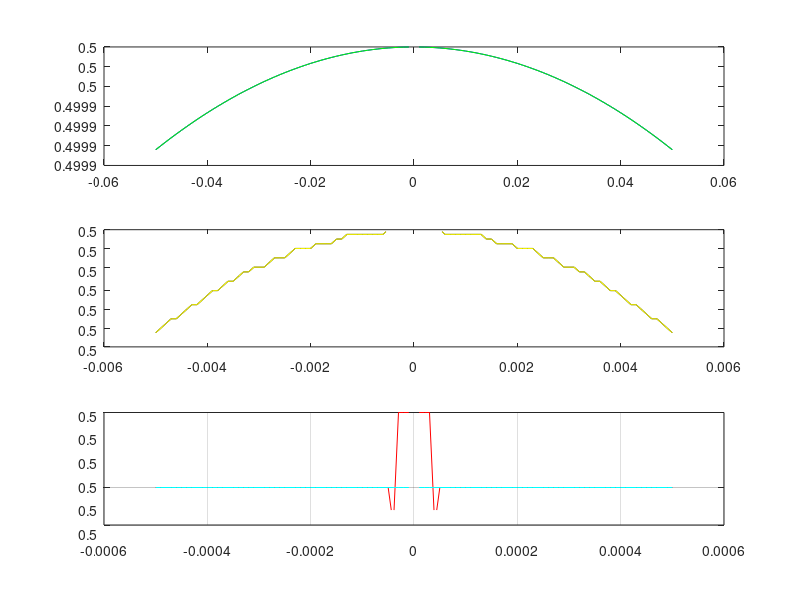

Here is the MATLAB script that generated this plot: (Note: this script raises an error after producing the figure.)
%% Ejercicio 1
clear, clc
% a) Al evaluar la funcion f(x) en las inmediaciones de cero, obtengo que
% en el numerador una resta de numeros muy parecidos (1 - (~1)), donde esta
% resta de numeros muy parecidos produce un corrimiento de la mantiza,  y
% por lo tanto un error por perdida de cifras significativas. Por lo que la
% funcion puede no estar bien representada al evaluarla en proximidades de
% x=0
% b) Para disminuir este error busco redefinir la funcion de manera que no
% ocurran dichas perdidas de cifras significativas, utilizando una funcion
% equivalente a f(x)
% Por ejemplo multiplicar y dividir por el conjudado de 1-cos(x), quedando
% 1-cos(x)^2 = sen(x)^2 quedando la funcion 
% fb(x) = (sin(x))^2/((x).^2.*(1+cos(x))) y de esta
% forma evitaremos los problemas anteriormente mencionados.
f = @(x) (1 - cos(x))./(x.^2);
fb = @(x) ((sin(x)).^2)./((x).^2.*(1+cos(x)));
% C) ploteos en tres intervalor, utiilizar paso h = (b-a)/100 para la
% discretizacion

% defino los intervalos
% x = a : ((b-a)/100) : b
x1 = -5e-2 : 1e-3 : 5e-2;
x2 = -5e-3 : 1e-4 : 5e-3;
x3 = -5e-4 : 1e-5 : 5e-4;

% grafico
subplot(3, 1, 1), plot(x1, f(x1), 'b', x1, fb(x1), 'g'),
subplot(3, 1, 2), plot(x2, f(x2), 'k', x2, fb(x2), 'y'),
subplot(3, 1, 3), plot(x3, f(x3), 'r', x3, fb(x3), 'c'), grid on;

% Rapidamente puedo ver que a medida que me acerco a x=0 la funcion f(x) no
% se representa adecuadamente los valores de la verdadera funcion debido
% a los errores ya mencionados.
% Por el contrario, la funcion redefinida muestra una mejor aproximacion a
% la funcion real por lo que que el error es mas pequeño que la funcion
% original.
%% Ejercicio 2
% Defino las matrices asociadas al SEL Ax = b, la tolerancia y las
% iteraciones maximas
clear, clc
A = [10 -1 1 0 0 0; -1 10 -1 1 0 0; 1 -1 10 -1 1 0; 0 1 -1 10 -1 1; 0 0 1 -1 10 -1; 0 0 0 1 -1 10];
b = [5 5 5 5 5 5];
tol = 1e-9;
ITMAX = 30;

% Tomo un X0

X0 = [1 1 1 1 1 1]';
disp('Metodo de jacobi')
[sol_jacobi, iter_jacobi] = Jacobi(A, b, X0, tol, ITMAX);
disp('Iteraciones del metodo:')
disp(iter_jacobi)
disp('Soluciones del metodo:')
disp(sol_jacobi)

disp('Metodo de Gauss-Seidel')
[sol_GS, iter_GS] = GaussSeidel(A, b, X0, tol, ITMAX);
disp('Iteraciones del metodo:')
disp(iter_GS)
disp('Soluciones del metodo:')
disp(sol_GS)

% a) Converge mas rapido el metodo de Gauss Seidel
% b) Calcular residuales r = b - b* debe ser aprox cero
Error_Jacobi = b - A*sol_jacobi;
Error_GS = b - A*sol_GS;

disp('Error de Jacobi')
disp(Error_Jacobi)
disp('Error de GS')
disp(Error_GS)

disp('Ambas aproximaciones se verifican')
% c) Puedo afirmar la converfencias de los metodos utilizados por las
% caracteristicas propias de la matriz A que utilizo en el SEL.
% La matriz A es cuadrada, diagonalmente dominante puedo saber que los
% metodos convergen a las soluciones del SEL Ax = b para cualquier vector
% inicial X0.
disp('Compruebo que es diagonalmente dominante')
DD = diagdom(A);
if DD == 1
    disp('Es diagonalmente dominante')
else
    disp('No es diagonalmente dominante')
end
%% Ejercicio 3
clear, clc

% PVI
% V =10, RC= 1, V0 =5
% Vc' = f,
% f = (V - Vc)/RC
% f = 10 - Vc

f = @(t, Vc) (10 - Vc);
V0 = 5;
xi = 0;
xf = 5;
yi = 0;
yf = 10;
% a) graficar con campodirec
CampoDirec(xi, xf, yi, yf, f)

% b) utilizar un meotodo para aporximar numericamente la evolucion de la
% tension del capacitor para n =5 10 20 con la cond inicial V0 =5

n = [5 10 20];
for i=1:3
    [t,y] = Euler(f,xi,xf,V0,n(i));
    subplot(1,3,i), plot(t,y,'r'), grid on
    xlabel('Tiempo [s]') 
    ylabel('Voltaje Capacitor [V]')
end
% A medida que n aumenta la aproximacion de EUler es mas precisa
% c) El resultado era esperable, la tension en el capacitor evoluciona
% hasta alcanzar el valor de la tension de la fuente V = 10V